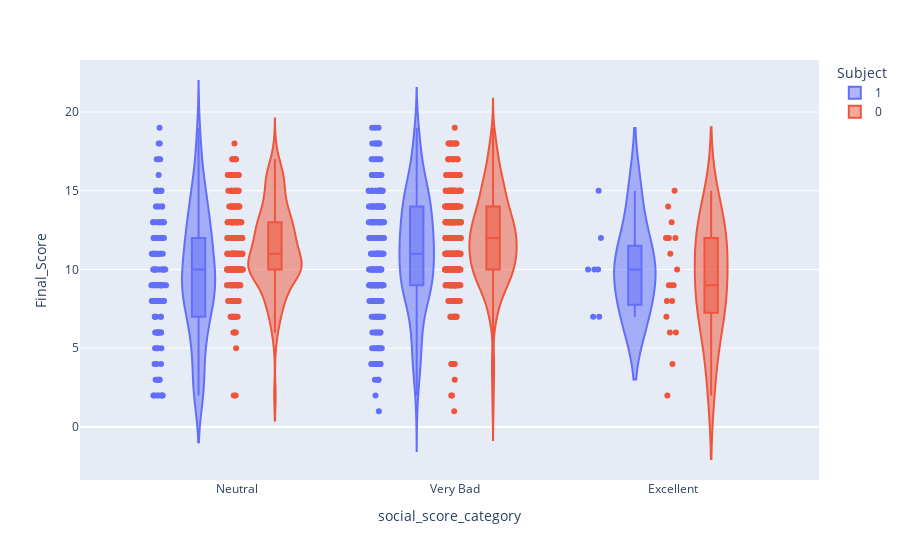

Write notebook code for a chart like this one.
### Code cell
fig = px.violin(df, y='Final_Score', x='social_score_category', color='Subject', box=True, points="all")
fig.show()

### Figure 1 — Plotly figure (JSON) as saved in the notebook; plotly's stock layout.template omitted (floating-point values rounded to 4 significant figures; data arrays with more than 128 entries replaced by an {"elided": "..."} marker saying what was removed)
{"data": [{"alignmentgroup": "True", "box": {"visible": true}, "hovertemplate": "Subject=1<br>social_score_category=%{x}<br>Final_Score=%{y}<extra></extra>", "legendgroup": "1", "marker": {"color": "#636efa"}, "name": "1", "offsetgroup": "1", "orientation": "v", "points": "all", "scalegroup": "True", "showlegend": true, "type": "violin", "x": {"elided": "395 str values"}, "x0": " ", "xaxis": "x", "y": {"elided": "395 int values"}, "y0": " ", "yaxis": "y"}, {"alignmentgroup": "True", "box": {"visible": true}, "hovertemplate": "Subject=0<br>social_score_category=%{x}<br>Final_Score=%{y}<extra></extra>", "legendgroup": "0", "marker": {"color": "#EF553B"}, "name": "0", "offsetgroup": "0", "orientation": "v", "points": "all", "scalegroup": "True", "showlegend": true, "type": "violin", "x": {"elided": "649 str values"}, "x0": " ", "xaxis": "x", "y": {"elided": "649 int values"}, "y0": " ", "yaxis": "y"}], "layout": {"legend": {"title": {"text": "Subject"}, "tracegroupgap": 0}, "margin": {"t": 60}, "violinmode": "group", "xaxis": {"anchor": "y", "domain": [0, 1], "title": {"text": "social_score_category"}}, "yaxis": {"anchor": "x", "domain": [0, 1], "title": {"text": "Final_Score"}}}}
